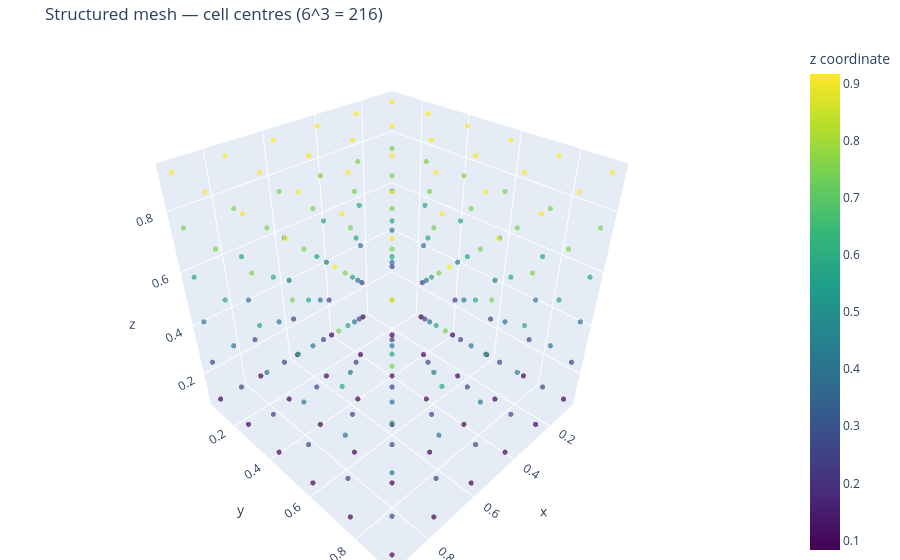

Notebook cell for this chart:
### Markdown cell above
## 7. Structured Mesh and Volume Weights

`structured_mesh(n)` returns an $(n^3, 3)$ array of cell-centre points.
`structured_mesh(n, location='nodes')` returns an $(n^3, 3)$ array of node points.
`volume_weights(n)` returns matching quadrature weights that sum to the domain volume.

The visualisation cell below respects `VISUALIZATION_MODE` and can render either a static Matplotlib scatter plot, an interactive Plotly point cloud, or both.

### Code cell
# Cell-centre mesh: resolution 6 -> 6^3 = 216 points
pts_centers = unit_cube.structured_mesh(6)
print(f"cell_centers shape : {pts_centers.shape}   (expected (216, 3))")

# Node mesh: resolution 7 -> 7^3 = 343 nodes (includes boundaries)
pts_nodes = unit_cube.structured_mesh(7, location="nodes")
print(f"nodes shape        : {pts_nodes.shape}   (expected (343, 3))")

# Volume weights
w = unit_cube.volume_weights(6)
print(f"volume_weights sum : {w.sum():.6g}   (expected {unit_cube.volume:.6g})")
print(f"weights shape      : {w.shape}")

if VISUALIZATION_MODE in {"static", "both"}:
    fig = plt.figure(figsize=(6, 5))
    ax = fig.add_subplot(111, projection="3d")
    sc = ax.scatter(
        pts_centers[:, 0], pts_centers[:, 1], pts_centers[:, 2],
        c=pts_centers[:, 2], cmap="viridis", s=10, alpha=0.6,
    )
    plt.colorbar(sc, ax=ax, label="z coordinate")
    ax.set_xlabel("x"); ax.set_ylabel("y"); ax.set_zlabel("z")
    ax.set_title("Structured mesh — cell centres (6^3 = 216)")
    plt.tight_layout()
    plt.show()
else:
    print(
        "Skipping static structured-mesh plot because VISUALIZATION_MODE='interactive'."
    )

if VISUALIZATION_MODE in {"interactive", "both"}:
    _show_interactive_point_cloud(
        pts_centers,
        title="Structured mesh — cell centres (6^3 = 216)",
        colorscale="Viridis",
        marker_size=INTERACTIVE_MARKER_SIZE,
        opacity=0.7,
    )
    if INTERACTIVE_SHOW_NODE_MESH:
        _show_interactive_point_cloud(
            pts_nodes,
            title="Structured mesh — nodes (7^3 = 343)",
            colorscale="Cividis",
            marker_size=max(2, INTERACTIVE_MARKER_SIZE - 1),
            opacity=0.55,
        )

### Figure 1 — Plotly figure (JSON) as saved in the notebook; plotly's stock layout.template omitted (floating-point values rounded to 4 significant figures; data arrays with more than 128 entries replaced by an {"elided": "..."} marker saying what was removed)
{"data": [{"marker": {"color": {"elided": "216 float values"}, "colorbar": {"title": {"text": "z coordinate"}}, "colorscale": [[0, "#440154"], [0.1111, "#482878"], [0.2222, "#3e4989"], [0.3333, "#31688e"], [0.4444, "#26828e"], [0.5556, "#1f9e89"], [0.6667, "#35b779"], [0.7778, "#6ece58"], [0.8889, "#b5de2b"], [1, "#fde725"]], "opacity": 0.7, "size": 3}, "mode": "markers", "type": "scatter3d", "x": {"elided": "216 float values"}, "y": {"elided": "216 float values"}, "z": {"elided": "216 float values"}}], "layout": {"margin": {"b": 0, "l": 0, "r": 0, "t": 40}, "scene": {"aspectmode": "cube", "xaxis": {"title": {"text": "x"}}, "yaxis": {"title": {"text": "y"}}, "zaxis": {"title": {"text": "z"}}}, "title": {"text": "Structured mesh — cell centres (6^3 = 216)"}}}
